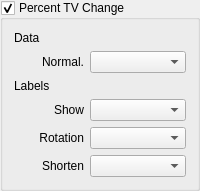
               <widget class="QGroupBox" name="groupBox_percent_tv_change">
                <property name="title">
                 <string>Percent TV Change</string>
                </property>
                <property name="checkable">
                 <bool>true</bool>
                </property>
                <layout class="QVBoxLayout" name="verticalLayout_11">
                 <item>
                  <widget class="QLabel" name="label_39">
                   <property name="text">
                    <string>Data</string>
                   </property>
                  </widget>
                 </item>
                 <item>
                  <layout class="QHBoxLayout" name="horizontalLayout_29">
                   <item>
                    <widget class="QLabel" name="label_41">
                     <property name="minimumSize">
                      <size>
                       <width>70</width>
                       <height>0</height>
                      </size>
                     </property>
                     <property name="maximumSize">
                      <size>
                       <width>70</width>
                       <height>16777215</height>
                      </size>
                     </property>
                     <property name="text">
                      <string>Normal.</string>
                     </property>
                     <property name="alignment">
                      <set>Qt::AlignRight|Qt::AlignTrailing|Qt::AlignVCenter</set>
                     </property>
                    </widget>
                   </item>
                   <item>
                    <widget class="QComboBox" name="comboBox_tv_change_normalize"/>
                   </item>
                  </layout>
                 </item>
                 <item>
                  <widget class="QLabel" name="label_43">
                   <property name="text">
                    <string>Labels</string>
                   </property>
                  </widget>
                 </item>
                 <item>
                  <layout class="QHBoxLayout" name="horizontalLayout_30">
                   <item>
                    <widget class="QLabel" name="label_42">
                     <property name="minimumSize">
                      <size>
                       <width>70</width>
                       <height>0</height>
                      </size>
                     </property>
                     <property name="maximumSize">
                      <size>
                       <width>70</width>
                       <height>16777215</height>
                      </size>
                     </property>
                     <property name="text">
                      <string>Show</string>
                     </property>
                     <property name="alignment">
                      <set>Qt::AlignRight|Qt::AlignTrailing|Qt::AlignVCenter</set>
                     </property>
                    </widget>
                   </item>
                   <item>
                    <widget class="QComboBox" name="comboBox_tv_change_show_labels"/>
                   </item>
                  </layout>
                 </item>
                 <item>
                  <layout class="QHBoxLayout" name="horizontalLayout_35">
                   <item>
                    <widget class="QLabel" name="label_49">
                     <property name="sizePolicy">
                      <sizepolicy hsizetype="Fixed" vsizetype="Preferred">
                       <horstretch>0</horstretch>
                       <verstretch>0</verstretch>
                      </sizepolicy>
                     </property>
                     <property name="minimumSize">
                      <size>
                       <width>70</width>
                       <height>0</height>
                      </size>
                     </property>
                     <property name="maximumSize">
                      <size>
                       <width>70</width>
                       <height>16777215</height>
                      </size>
                     </property>
                     <property name="text">
                      <string>Rotation</string>
                     </property>
                     <property name="alignment">
                      <set>Qt::AlignRight|Qt::AlignTrailing|Qt::AlignVCenter</set>
                     </property>
                    </widget>
                   </item>
                   <item>
                    <widget class="QComboBox" name="comboBox_tv_change_label_rotation"/>
                   </item>
                  </layout>
                 </item>
                 <item>
                  <layout class="QHBoxLayout" name="horizontalLayout_28">
                   <item>
                    <widget class="QLabel" name="label_40">
                     <property name="minimumSize">
                      <size>
                       <width>70</width>
                       <height>0</height>
                      </size>
                     </property>
                     <property name="maximumSize">
                      <size>
                       <width>70</width>
                       <height>16777215</height>
                      </size>
                     </property>
                     <property name="text">
                      <string>Shorten</string>
                     </property>
                     <property name="alignment">
                      <set>Qt::AlignRight|Qt::AlignTrailing|Qt::AlignVCenter</set>
                     </property>
                    </widget>
                   </item>
                   <item>
                    <widget class="QComboBox" name="comboBox_tv_change_shorten_labels"/>
                   </item>
                  </layout>
                 </item>
                </layout>
               </widget>
